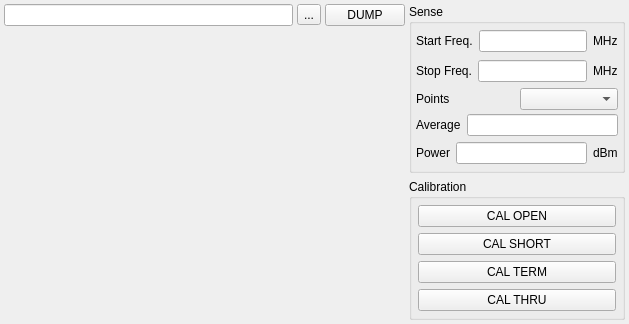
<?xml version="1.0" encoding="UTF-8"?>
<ui version="4.0">
 <class>FrmNetworkAnalyzer</class>
 <widget class="QMainWindow" name="FrmNetworkAnalyzer">
  <property name="geometry">
   <rect>
    <x>0</x>
    <y>0</y>
    <width>629</width>
    <height>324</height>
   </rect>
  </property>
  <property name="windowTitle">
   <string>Network Analyzer Control</string>
  </property>
  <widget class="QWidget" name="widget">
   <layout class="QHBoxLayout" name="horizontalLayout_3">
    <property name="spacing">
     <number>4</number>
    </property>
    <property name="leftMargin">
     <number>4</number>
    </property>
    <property name="topMargin">
     <number>4</number>
    </property>
    <property name="rightMargin">
     <number>4</number>
    </property>
    <property name="bottomMargin">
     <number>4</number>
    </property>
    <item>
     <layout class="QVBoxLayout">
      <item>
       <layout class="QHBoxLayout">
        <property name="spacing">
         <number>4</number>
        </property>
        <item>
         <widget class="QLineEdit" name="m_edDump"/>
        </item>
        <item>
         <widget class="QToolButton" name="m_tbDump">
          <property name="text">
           <string>...</string>
          </property>
         </widget>
        </item>
        <item>
         <widget class="QPushButton" name="m_btnDump">
          <property name="text">
           <string>DUMP</string>
          </property>
          <property name="autoDefault">
           <bool>false</bool>
          </property>
         </widget>
        </item>
       </layout>
      </item>
      <item>
       <widget class="XQGraph" name="m_graphwidget" native="true">
        <property name="sizePolicy">
         <sizepolicy hsizetype="Expanding" vsizetype="Expanding">
          <horstretch>0</horstretch>
          <verstretch>0</verstretch>
         </sizepolicy>
        </property>
       </widget>
      </item>
     </layout>
    </item>
    <item>
     <layout class="QVBoxLayout" name="verticalLayout_3">
      <item>
       <widget class="QGroupBox" name="groupBox1">
        <property name="sizePolicy">
         <sizepolicy hsizetype="Minimum" vsizetype="Expanding">
          <horstretch>0</horstretch>
          <verstretch>0</verstretch>
         </sizepolicy>
        </property>
        <property name="title">
         <string>Sense</string>
        </property>
        <layout class="QVBoxLayout" name="verticalLayout">
         <property name="spacing">
          <number>4</number>
         </property>
         <property name="leftMargin">
          <number>4</number>
         </property>
         <property name="topMargin">
          <number>4</number>
         </property>
         <property name="rightMargin">
          <number>4</number>
         </property>
         <property name="bottomMargin">
          <number>4</number>
         </property>
         <item>
          <layout class="QHBoxLayout" name="horizontalLayout">
           <item>
            <widget class="QLabel" name="textLabel1_2_5_3">
             <property name="sizePolicy">
              <sizepolicy hsizetype="Fixed" vsizetype="Preferred">
               <horstretch>0</horstretch>
               <verstretch>0</verstretch>
              </sizepolicy>
             </property>
             <property name="text">
              <string>Start Freq.</string>
             </property>
             <property name="wordWrap">
              <bool>false</bool>
             </property>
            </widget>
           </item>
           <item>
            <widget class="QLineEdit" name="m_edStart">
             <property name="sizePolicy">
              <sizepolicy hsizetype="Preferred" vsizetype="Fixed">
               <horstretch>0</horstretch>
               <verstretch>0</verstretch>
              </sizepolicy>
             </property>
             <property name="minimumSize">
              <size>
               <width>69</width>
               <height>0</height>
              </size>
             </property>
            </widget>
           </item>
           <item>
            <widget class="QLabel" name="textLabel1_2_2_4_3">
             <property name="sizePolicy">
              <sizepolicy hsizetype="Fixed" vsizetype="Preferred">
               <horstretch>0</horstretch>
               <verstretch>0</verstretch>
              </sizepolicy>
             </property>
             <property name="text">
              <string>MHz</string>
             </property>
             <property name="wordWrap">
              <bool>false</bool>
             </property>
            </widget>
           </item>
          </layout>
         </item>
         <item>
          <layout class="QHBoxLayout" name="horizontalLayout_2">
           <item>
            <widget class="QLabel" name="textLabel1_2_5_3_3">
             <property name="sizePolicy">
              <sizepolicy hsizetype="Fixed" vsizetype="Preferred">
               <horstretch>0</horstretch>
               <verstretch>0</verstretch>
              </sizepolicy>
             </property>
             <property name="text">
              <string>Stop Freq.</string>
             </property>
             <property name="wordWrap">
              <bool>false</bool>
             </property>
            </widget>
           </item>
           <item>
            <widget class="QLineEdit" name="m_edStop">
             <property name="sizePolicy">
              <sizepolicy hsizetype="Preferred" vsizetype="Fixed">
               <horstretch>0</horstretch>
               <verstretch>0</verstretch>
              </sizepolicy>
             </property>
             <property name="minimumSize">
              <size>
               <width>69</width>
               <height>0</height>
              </size>
             </property>
            </widget>
           </item>
           <item>
            <widget class="QLabel" name="textLabel1_2_2_4_3_2">
             <property name="sizePolicy">
              <sizepolicy hsizetype="Fixed" vsizetype="Preferred">
               <horstretch>0</horstretch>
               <verstretch>0</verstretch>
              </sizepolicy>
             </property>
             <property name="text">
              <string>MHz</string>
             </property>
             <property name="wordWrap">
              <bool>false</bool>
             </property>
            </widget>
           </item>
          </layout>
         </item>
         <item>
          <layout class="QHBoxLayout">
           <item>
            <widget class="QLabel" name="textLabel1">
             <property name="text">
              <string>Points</string>
             </property>
             <property name="wordWrap">
              <bool>false</bool>
             </property>
            </widget>
           </item>
           <item>
            <widget class="QComboBox" name="m_cmbPoints">
             <property name="sizePolicy">
              <sizepolicy hsizetype="Preferred" vsizetype="Fixed">
               <horstretch>0</horstretch>
               <verstretch>0</verstretch>
              </sizepolicy>
             </property>
            </widget>
           </item>
          </layout>
         </item>
         <item>
          <layout class="QHBoxLayout">
           <item>
            <widget class="QLabel" name="textLabel1_2_5_3_3_2">
             <property name="sizePolicy">
              <sizepolicy hsizetype="Fixed" vsizetype="Preferred">
               <horstretch>0</horstretch>
               <verstretch>0</verstretch>
              </sizepolicy>
             </property>
             <property name="text">
              <string>Average</string>
             </property>
             <property name="wordWrap">
              <bool>false</bool>
             </property>
            </widget>
           </item>
           <item>
            <widget class="QLineEdit" name="m_edAverage">
             <property name="sizePolicy">
              <sizepolicy hsizetype="Preferred" vsizetype="Fixed">
               <horstretch>0</horstretch>
               <verstretch>0</verstretch>
              </sizepolicy>
             </property>
             <property name="minimumSize">
              <size>
               <width>69</width>
               <height>0</height>
              </size>
             </property>
            </widget>
           </item>
          </layout>
         </item>
         <item>
          <layout class="QHBoxLayout" name="horizontalLayout_4">
           <item>
            <widget class="QLabel" name="textLabel1_2_5_3_3_3">
             <property name="sizePolicy">
              <sizepolicy hsizetype="Fixed" vsizetype="Preferred">
               <horstretch>0</horstretch>
               <verstretch>0</verstretch>
              </sizepolicy>
             </property>
             <property name="text">
              <string>Power</string>
             </property>
             <property name="wordWrap">
              <bool>false</bool>
             </property>
            </widget>
           </item>
           <item>
            <widget class="QLineEdit" name="m_edPower">
             <property name="sizePolicy">
              <sizepolicy hsizetype="Preferred" vsizetype="Fixed">
               <horstretch>0</horstretch>
               <verstretch>0</verstretch>
              </sizepolicy>
             </property>
             <property name="minimumSize">
              <size>
               <width>69</width>
               <height>0</height>
              </size>
             </property>
            </widget>
           </item>
           <item>
            <widget class="QLabel" name="textLabel1_2_5_3_3_4">
             <property name="sizePolicy">
              <sizepolicy hsizetype="Fixed" vsizetype="Preferred">
               <horstretch>0</horstretch>
               <verstretch>0</verstretch>
              </sizepolicy>
             </property>
             <property name="text">
              <string>dBm</string>
             </property>
             <property name="wordWrap">
              <bool>false</bool>
             </property>
            </widget>
           </item>
          </layout>
         </item>
        </layout>
       </widget>
      </item>
      <item>
       <widget class="QGroupBox" name="groupBox1_2">
        <property name="sizePolicy">
         <sizepolicy hsizetype="Minimum" vsizetype="Fixed">
          <horstretch>0</horstretch>
          <verstretch>0</verstretch>
         </sizepolicy>
        </property>
        <property name="title">
         <string>Calibration</string>
        </property>
        <layout class="QVBoxLayout" name="verticalLayout_2">
         <property name="leftMargin">
          <number>6</number>
         </property>
         <property name="topMargin">
          <number>6</number>
         </property>
         <property name="rightMargin">
          <number>6</number>
         </property>
         <property name="bottomMargin">
          <number>6</number>
         </property>
         <item>
          <widget class="QPushButton" name="m_btnCalOpen">
           <property name="sizePolicy">
            <sizepolicy hsizetype="Minimum" vsizetype="Fixed">
             <horstretch>0</horstretch>
             <verstretch>0</verstretch>
            </sizepolicy>
           </property>
           <property name="text">
            <string>CAL OPEN</string>
           </property>
          </widget>
         </item>
         <item>
          <widget class="QPushButton" name="m_btnCalShort">
           <property name="sizePolicy">
            <sizepolicy hsizetype="Minimum" vsizetype="Fixed">
             <horstretch>0</horstretch>
             <verstretch>0</verstretch>
            </sizepolicy>
           </property>
           <property name="text">
            <string>CAL SHORT</string>
           </property>
          </widget>
         </item>
         <item>
          <widget class="QPushButton" name="m_btnCalTerm">
           <property name="sizePolicy">
            <sizepolicy hsizetype="Minimum" vsizetype="Fixed">
             <horstretch>0</horstretch>
             <verstretch>0</verstretch>
            </sizepolicy>
           </property>
           <property name="text">
            <string>CAL TERM</string>
           </property>
          </widget>
         </item>
         <item>
          <widget class="QPushButton" name="m_btnCalThru">
           <property name="sizePolicy">
            <sizepolicy hsizetype="Minimum" vsizetype="Fixed">
             <horstretch>0</horstretch>
             <verstretch>0</verstretch>
            </sizepolicy>
           </property>
           <property name="text">
            <string>CAL THRU</string>
           </property>
          </widget>
         </item>
        </layout>
       </widget>
      </item>
     </layout>
    </item>
   </layout>
  </widget>
 </widget>
 <layoutdefault spacing="6" margin="11"/>
 <customwidgets>
  <customwidget>
   <class>XQGraph</class>
   <extends>QWidget</extends>
   <header>graphwidget.h</header>
  </customwidget>
 </customwidgets>
 <tabstops>
  <tabstop>m_edDump</tabstop>
  <tabstop>m_tbDump</tabstop>
  <tabstop>m_btnDump</tabstop>
  <tabstop>m_edStart</tabstop>
  <tabstop>m_edStop</tabstop>
  <tabstop>m_cmbPoints</tabstop>
  <tabstop>m_edAverage</tabstop>
  <tabstop>m_edPower</tabstop>
  <tabstop>m_btnCalOpen</tabstop>
  <tabstop>m_btnCalShort</tabstop>
  <tabstop>m_btnCalTerm</tabstop>
  <tabstop>m_btnCalThru</tabstop>
 </tabstops>
 <includes>
  <include location="local">graphwidget.h</include>
 </includes>
 <resources/>
 <connections/>
</ui>
